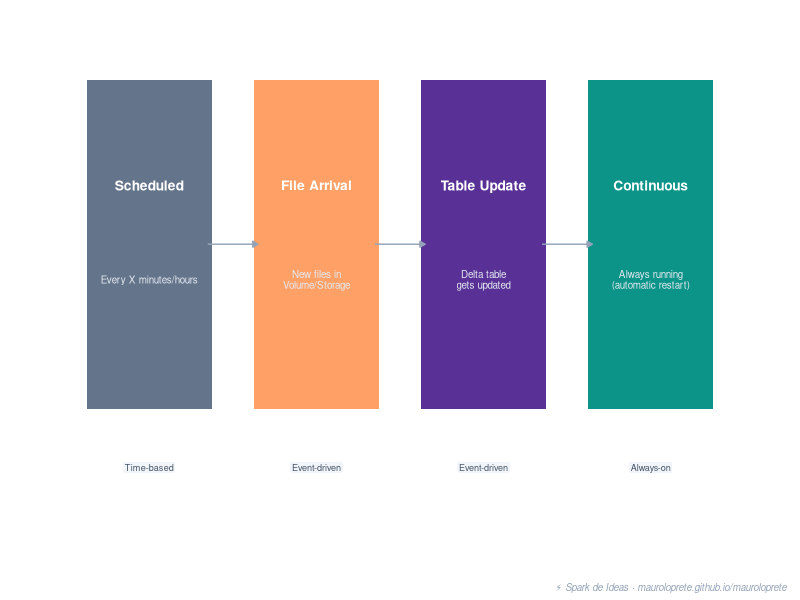
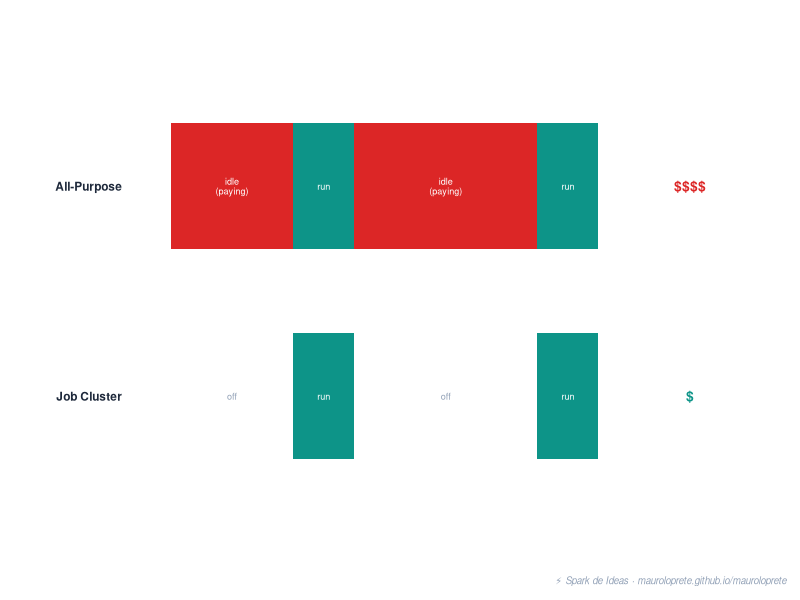
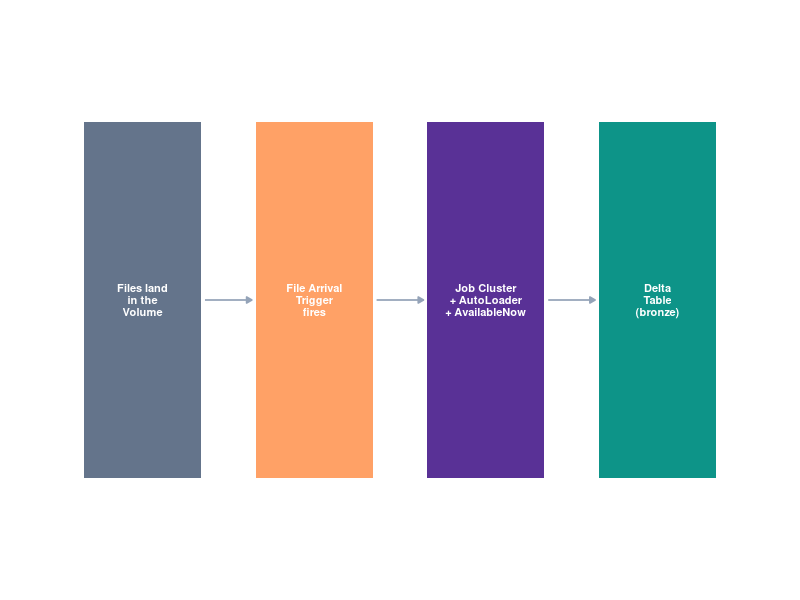

Write R code to recreate these figures, in order.
## ---- chunk 1
#| echo: false
#| warning: false
#| message: false
#| fig-width: 9
#| fig-height: 4
#| fig-align: center
#| fig-cap: "Four trigger types in Databricks Jobs: Scheduled, File Arrival, Table Update and Continuous."

library(ggplot2)

triggers <- data.frame(
  x = c(1, 3, 5, 7),
  y = c(1, 1, 1, 1),
  label = c("Scheduled", "File Arrival", "Table Update", "Continuous"),
  sublabel = c("Every X minutes/hours", "New files in\nVolume/Storage", "Delta table\ngets updated", "Always running\n(automatic restart)"),
  color = c("#64748b", "#FFA166", "#593196", "#0d9488"),
  tipo = c("Time-based", "Event-driven", "Event-driven", "Always-on")
)

arrows <- data.frame(
  x = c(1.7, 3.7, 5.7),
  xend = c(2.3, 4.3, 6.3),
  y = c(1, 1, 1),
  yend = c(1, 1, 1)
)

ggplot() +
  geom_tile(data = triggers, aes(x = x, y = y, fill = color),
            width = 1.5, height = 1.4, color = NA, show.legend = FALSE) +
  geom_text(data = triggers, aes(x = x, y = y + 0.25, label = label),
            color = "white", size = 3.5, fontface = "bold") +
  geom_text(data = triggers, aes(x = x, y = y - 0.15, label = sublabel),
            color = "#e2e8f0", size = 2.5, lineheight = 0.9) +
  geom_label(data = triggers, aes(x = x, y = y - 0.95, label = tipo),
             fill = "#f1f5f9", color = "#475569", size = 2.3,
             label.padding = unit(0.15, "lines"), label.size = 0) +
  geom_segment(data = arrows, aes(x = x, xend = xend, y = y, yend = yend),
               arrow = arrow(length = unit(0.15, "cm"), type = "closed"),
               color = "#94a3b8", linewidth = 0.5) +
  scale_fill_identity() +
  coord_cartesian(xlim = c(-0.2, 8.2), ylim = c(-0.3, 1.9)) +
  labs(caption = "⚡ Spark de Ideas · mauroloprete.github.io/mauroloprete") +
  theme_void() +
  theme(plot.margin = margin(5, 10, 5, 10),
        plot.caption = element_text(color = "#94a3b8", size = 7, hjust = 1, face = "italic"))
## ---- chunk 2
#| echo: false
#| warning: false
#| message: false
#| fig-width: 9
#| fig-height: 3.5
#| fig-align: center
#| fig-cap: "All-Purpose Cluster vs Job Cluster: the first pays for idle time, the second only pays for what it runs."

library(ggplot2)

# Timeline comparison
timeline <- data.frame(
  tipo = rep(c("All-Purpose Cluster", "Job Cluster"), each = 4),
  fase = rep(c("Idle", "Running", "Idle", "Running"), 2),
  xmin = c(0, 2, 3, 6, 0, 2, 3, 6),
  xmax = c(2, 3, 6, 7, 0, 3, 3, 7),
  color = c("#dc2626", "#0d9488", "#dc2626", "#0d9488",
            "#e2e8f0", "#0d9488", "#e2e8f0", "#0d9488"),
  y = rep(c(2, 1), each = 4)
)

# Drop zero-width segments
timeline <- timeline[timeline$xmin != timeline$xmax, ]

labels_data <- data.frame(
  x = c(-0.8, -0.8),
  y = c(2, 1),
  label = c("All-Purpose", "Job Cluster")
)

cost_labels <- data.frame(
  x = c(8.5, 8.5),
  y = c(2, 1),
  label = c("$$$$", "$"),
  color = c("#dc2626", "#0d9488")
)

ggplot() +
  geom_rect(data = timeline,
            aes(xmin = xmin, xmax = xmax, ymin = y - 0.3, ymax = y + 0.3, fill = color),
            color = NA, show.legend = FALSE) +
  geom_text(data = labels_data, aes(x = x, y = y, label = label),
            color = "#1e293b", size = 3, fontface = "bold", hjust = 1) +
  geom_text(data = cost_labels, aes(x = x, y = y, label = label, color = color),
            size = 3.5, fontface = "bold", show.legend = FALSE) +
  annotate("text", x = 1, y = 2, label = "idle\n(paying)", color = "white", size = 2.3, lineheight = 0.9) +
  annotate("text", x = 2.5, y = 2, label = "run", color = "white", size = 2.3) +
  annotate("text", x = 4.5, y = 2, label = "idle\n(paying)", color = "white", size = 2.3, lineheight = 0.9) +
  annotate("text", x = 6.5, y = 2, label = "run", color = "white", size = 2.3) +
  annotate("text", x = 2.5, y = 1, label = "run", color = "white", size = 2.3) +
  annotate("text", x = 6.5, y = 1, label = "run", color = "white", size = 2.3) +
  annotate("text", x = 1, y = 1, label = "off", color = "#94a3b8", size = 2.3) +
  annotate("text", x = 4.5, y = 1, label = "off", color = "#94a3b8", size = 2.3) +
  scale_fill_identity() +
  scale_color_identity() +
  coord_cartesian(xlim = c(-2, 9.5), ylim = c(0.3, 2.7)) +
  labs(caption = "⚡ Spark de Ideas · mauroloprete.github.io/mauroloprete") +
  theme_void() +
  theme(plot.margin = margin(10, 10, 10, 10),
        plot.caption = element_text(color = "#94a3b8", size = 7, hjust = 1, face = "italic"))
## ---- chunk 3
#| echo: false
#| warning: false
#| message: false
#| fig-width: 9
#| fig-height: 3
#| fig-align: center

library(ggplot2)

nodes <- data.frame(
  x = c(1, 3.2, 5.4, 7.6),
  y = c(1, 1, 1, 1),
  label = c("Files land\nin the\nVolume", "File Arrival\nTrigger\nfires", "Job Cluster\n+ AutoLoader\n+ AvailableNow", "Delta\nTable\n(bronze)"),
  color = c("#64748b", "#FFA166", "#593196", "#0d9488")
)

arrows <- data.frame(
  x = c(1.8, 4.0, 6.2),
  xend = c(2.4, 4.6, 6.8),
  y = c(1, 1, 1),
  yend = c(1, 1, 1)
)

ggplot() +
  geom_tile(data = nodes, aes(x = x, y = y, fill = color),
            width = 1.5, height = 1.2, color = NA, show.legend = FALSE) +
  geom_text(data = nodes, aes(x = x, y = y, label = label),
            color = "white", size = 2.8, fontface = "bold", lineheight = 0.9) +
  geom_segment(data = arrows, aes(x = x, xend = xend, y = y, yend = yend),
               arrow = arrow(length = unit(0.15, "cm"), type = "closed"),
               color = "#94a3b8", linewidth = 0.6) +
  scale_fill_identity() +
  coord_cartesian(xlim = c(-0.2, 8.8), ylim = c(0.1, 1.9)) +
  theme_void() +
  theme(plot.margin = margin(5, 10, 5, 10))
